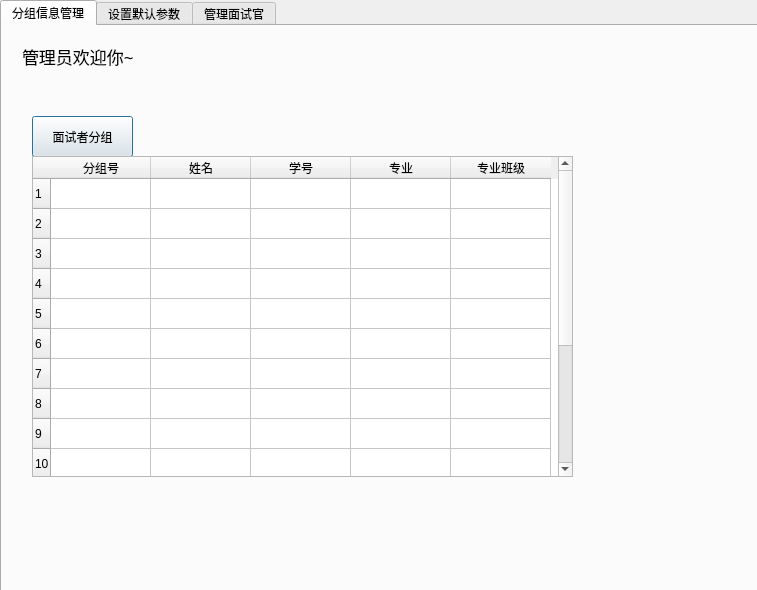
<?xml version="1.0" encoding="UTF-8"?>
<ui version="4.0">
 <class>manager_operations</class>
 <widget class="QDialog" name="manager_operations">
  <property name="geometry">
   <rect>
    <x>0</x>
    <y>0</y>
    <width>757</width>
    <height>590</height>
   </rect>
  </property>
  <property name="windowTitle">
   <string>Dialog</string>
  </property>
  <widget class="QTabWidget" name="tabWidget">
   <property name="geometry">
    <rect>
     <x>0</x>
     <y>0</y>
     <width>801</width>
     <height>611</height>
    </rect>
   </property>
   <property name="currentIndex">
    <number>0</number>
   </property>
   <widget class="QWidget" name="tab">
    <attribute name="title">
     <string>分组信息管理</string>
    </attribute>
    <widget class="QLabel" name="label">
     <property name="geometry">
      <rect>
       <x>20</x>
       <y>10</y>
       <width>131</width>
       <height>41</height>
      </rect>
     </property>
     <property name="font">
      <font>
       <family>迷你简剪纸</family>
       <pointsize>13</pointsize>
      </font>
     </property>
     <property name="text">
      <string>管理员欢迎你~</string>
     </property>
    </widget>
    <widget class="QPushButton" name="divide_group_button">
     <property name="geometry">
      <rect>
       <x>30</x>
       <y>90</y>
       <width>101</width>
       <height>41</height>
      </rect>
     </property>
     <property name="text">
      <string>面试者分组</string>
     </property>
    </widget>
    <widget class="QTableWidget" name="interviewee_divide">
     <property name="geometry">
      <rect>
       <x>30</x>
       <y>130</y>
       <width>541</width>
       <height>321</height>
      </rect>
     </property>
     <row>
      <property name="text">
       <string>1</string>
      </property>
     </row>
     <row>
      <property name="text">
       <string>2</string>
      </property>
     </row>
     <row>
      <property name="text">
       <string>3</string>
      </property>
     </row>
     <row>
      <property name="text">
       <string>4</string>
      </property>
     </row>
     <row>
      <property name="text">
       <string>5</string>
      </property>
     </row>
     <row>
      <property name="text">
       <string>6</string>
      </property>
     </row>
     <row>
      <property name="text">
       <string>7</string>
      </property>
     </row>
     <row>
      <property name="text">
       <string>8</string>
      </property>
     </row>
     <row>
      <property name="text">
       <string>9</string>
      </property>
     </row>
     <row>
      <property name="text">
       <string>10</string>
      </property>
     </row>
     <row>
      <property name="text">
       <string>11</string>
      </property>
     </row>
     <row>
      <property name="text">
       <string>12</string>
      </property>
     </row>
     <row>
      <property name="text">
       <string>13</string>
      </property>
     </row>
     <row>
      <property name="text">
       <string>14</string>
      </property>
     </row>
     <row>
      <property name="text">
       <string>15</string>
      </property>
     </row>
     <column>
      <property name="text">
       <string>分组号</string>
      </property>
     </column>
     <column>
      <property name="text">
       <string>姓名</string>
      </property>
     </column>
     <column>
      <property name="text">
       <string>学号</string>
      </property>
     </column>
     <column>
      <property name="text">
       <string>专业</string>
      </property>
     </column>
     <column>
      <property name="text">
       <string>专业班级</string>
      </property>
     </column>
    </widget>
   </widget>
   <widget class="QWidget" name="tab_2">
    <attribute name="title">
     <string>设置默认参数</string>
    </attribute>
    <widget class="QWidget" name="verticalLayoutWidget">
     <property name="geometry">
      <rect>
       <x>150</x>
       <y>60</y>
       <width>441</width>
       <height>431</height>
      </rect>
     </property>
     <layout class="QVBoxLayout" name="verticalLayout">
      <item>
       <widget class="QLabel" name="label_2">
        <property name="text">
         <string>面试状态设置</string>
        </property>
       </widget>
      </item>
      <item>
       <widget class="QComboBox" name="comboBox">
        <item>
         <property name="text">
          <string>报名开始</string>
         </property>
        </item>
        <item>
         <property name="text">
          <string>报名截止</string>
         </property>
        </item>
        <item>
         <property name="text">
          <string>面试开始</string>
         </property>
        </item>
        <item>
         <property name="text">
          <string>面试结束</string>
         </property>
        </item>
        <item>
         <property name="text">
          <string>统计结果结束</string>
         </property>
        </item>
       </widget>
      </item>
      <item>
       <widget class="QLabel" name="label_3">
        <property name="text">
         <string>每场面试人数设置</string>
        </property>
       </widget>
      </item>
      <item>
       <widget class="QSpinBox" name="spinBox">
        <property name="value">
         <number>5</number>
        </property>
       </widget>
      </item>
      <item>
       <widget class="QLabel" name="label_4">
        <property name="text">
         <string>面试时间设置/mins</string>
        </property>
       </widget>
      </item>
      <item>
       <widget class="QSpinBox" name="spinBox_2">
        <property name="value">
         <number>10</number>
        </property>
       </widget>
      </item>
     </layout>
    </widget>
    <widget class="QPushButton" name="exec_button">
     <property name="geometry">
      <rect>
       <x>330</x>
       <y>520</y>
       <width>81</width>
       <height>31</height>
      </rect>
     </property>
     <property name="text">
      <string>执行设置</string>
     </property>
    </widget>
   </widget>
   <widget class="QWidget" name="tab_3">
    <attribute name="title">
     <string>管理面试官</string>
    </attribute>
    <widget class="QLabel" name="label_5">
     <property name="geometry">
      <rect>
       <x>30</x>
       <y>30</y>
       <width>111</width>
       <height>41</height>
      </rect>
     </property>
     <property name="font">
      <font>
       <family>方正剪纸繁体</family>
       <pointsize>16</pointsize>
      </font>
     </property>
     <property name="text">
      <string>面试官管理</string>
     </property>
    </widget>
    <widget class="QTableWidget" name="interviewer_table">
     <property name="geometry">
      <rect>
       <x>160</x>
       <y>160</y>
       <width>443</width>
       <height>271</height>
      </rect>
     </property>
     <property name="font">
      <font>
       <pointsize>10</pointsize>
      </font>
     </property>
     <row>
      <property name="text">
       <string>1</string>
      </property>
     </row>
     <row>
      <property name="text">
       <string>2</string>
      </property>
     </row>
     <row>
      <property name="text">
       <string>3</string>
      </property>
     </row>
     <row>
      <property name="text">
       <string>4</string>
      </property>
     </row>
     <row>
      <property name="text">
       <string>5</string>
      </property>
     </row>
     <row>
      <property name="text">
       <string>6</string>
      </property>
     </row>
     <row>
      <property name="text">
       <string>7</string>
      </property>
     </row>
     <row>
      <property name="text">
       <string>8</string>
      </property>
     </row>
     <row>
      <property name="text">
       <string>9</string>
      </property>
     </row>
     <row>
      <property name="text">
       <string>10</string>
      </property>
     </row>
     <column>
      <property name="text">
       <string>面试官编号</string>
      </property>
     </column>
     <column>
      <property name="text">
       <string>面试官姓名</string>
      </property>
     </column>
     <column>
      <property name="text">
       <string>登录权限</string>
      </property>
     </column>
     <column>
      <property name="text">
       <string>哈希密码</string>
      </property>
     </column>
    </widget>
    <widget class="QPushButton" name="search_viewer_button">
     <property name="geometry">
      <rect>
       <x>160</x>
       <y>130</y>
       <width>81</width>
       <height>31</height>
      </rect>
     </property>
     <property name="text">
      <string>查询</string>
     </property>
    </widget>
    <widget class="QLabel" name="label_6">
     <property name="geometry">
      <rect>
       <x>170</x>
       <y>460</y>
       <width>121</width>
       <height>81</height>
      </rect>
     </property>
     <property name="font">
      <font>
       <family>迷你简剪纸</family>
      </font>
     </property>
     <property name="text">
      <string>权限修改的面试官编号</string>
     </property>
    </widget>
    <widget class="QLineEdit" name="interviewer_id">
     <property name="geometry">
      <rect>
       <x>310</x>
       <y>490</y>
       <width>113</width>
       <height>20</height>
      </rect>
     </property>
    </widget>
    <widget class="QPushButton" name="confirm_button">
     <property name="geometry">
      <rect>
       <x>520</x>
       <y>490</y>
       <width>75</width>
       <height>23</height>
      </rect>
     </property>
     <property name="font">
      <font>
       <family>迷你简剪纸</family>
      </font>
     </property>
     <property name="text">
      <string> 确认修改</string>
     </property>
    </widget>
   </widget>
  </widget>
 </widget>
 <resources/>
 <connections/>
</ui>
